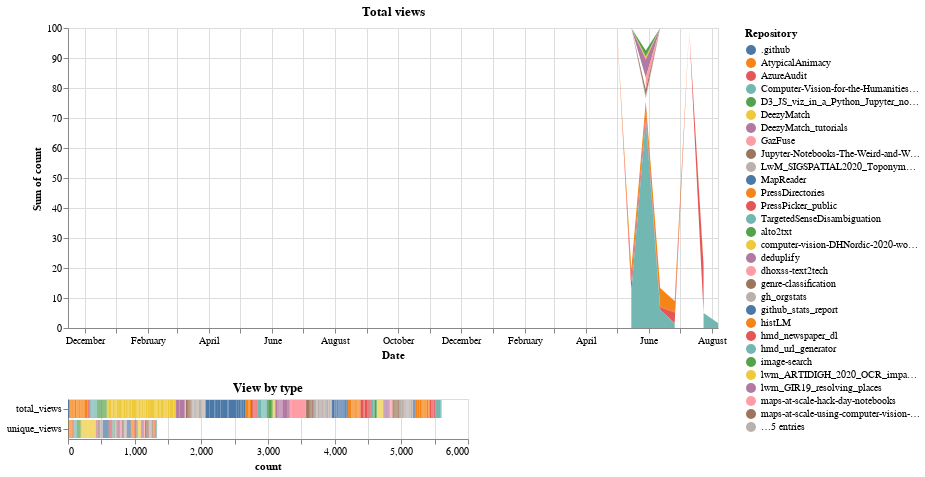

Notebook code for this chart:
### Markdown cell above
## Views over time

The top chart shows us the total views over time by repository, the bottom histogram breaks this down by view type

### Code cell
chart & bar

### Figure 1 — Vega-Lite specification as saved in the notebook (floating-point values rounded to 4 significant figures; data arrays with more than 128 entries replaced by an {"elided": "..."} marker saying what was removed)
{"config": {"view": {"continuousWidth": 400, "continuousHeight": 300}}, "vconcat": [{"mark": "area", "encoding": {"color": {"type": "nominal", "field": "variable_0", "title": "Repository"}, "tooltip": {"type": "quantitative", "aggregate": "sum", "field": "count"}, "x": {"type": "temporal", "axis": {"tickCount": 24, "title": "Date"}, "field": "index"}, "y": {"type": "quantitative", "aggregate": "sum", "field": "count"}}, "selection": {"selector001": {"type": "interval"}}, "title": "Total views", "transform": [{"filter": {"equal": "total_views", "field": "variable_1"}}], "width": 650}, {"mark": "bar", "encoding": {"color": {"type": "nominal", "field": "variable_0", "title": "Repository"}, "x": {"type": "quantitative", "field": "count"}, "y": {"type": "nominal", "field": "variable_1", "title": null}}, "title": "View by type", "transform": [{"filter": {"selection": "selector001"}}]}], "data": {"name": "data-ea8617833475ae33d87a0929e7aa4145"}, "$schema": "https://vega.github.io/schema/vega-lite/v4.8.1.json", "datasets": {"data-ea8617833475ae33d87a0929e7aa4145": {"elided": "3128 records"}}}
